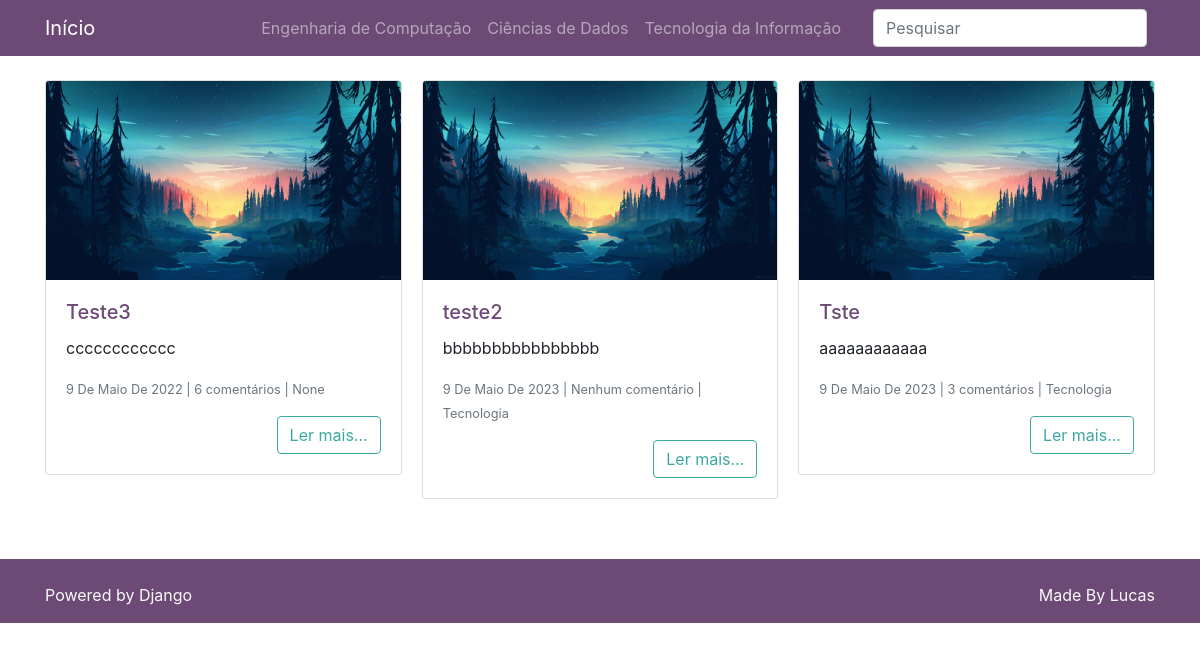
The page / on the database its author committed.
### posts/models.py (models this page shows, shortened)
class Post(models.Model):
    nome_post = models.CharField(max_length=255, verbose_name='Título')
    empresa_post = models.CharField(max_length=255, verbose_name='Autor')
    data_post = models.DateTimeField(default=timezone.now, verbose_name='Data')
    conteudo_post = models.TextField(verbose_name='Conteúdo')
    excerto_post = models.TextField(verbose_name='Excerto')
    categoria_post = models.ForeignKey(Categoria, on_delete=models.DO_NOTHING, blank=True, null=True, verbose_name='Categoria')
    imagem_post = models.ImageField(upload_to='post_img/%Y/%m/%d', blank=True, null=True, verbose_name='Imagem')
    publicado_post = models.BooleanField(default=False, verbose_name='Publicado')

### categorias/models.py (models this page shows)
class Categoria(models.Model):
    nome_cat = models.CharField(max_length=50)
    def __str__(self):
        return self.nome_cat

### posts/views.py (the view)
# urls.py: path('', views.PostIndex.as_view(), name='index'),
class PostIndex(ListView):
    model = Post
    template_name = 'posts/index.html'
    paginate_by = 6
    context_object_name = 'posts'
    def get_queryset(self):
        qs = super().get_queryset()
        qs = qs.select_related('categoria_post')
        qs = qs.order_by('-id').filter(publicado_post=True)
        qs = qs.annotate(
            numero_comentarios=Count(
                Case(
                    When(comentario__publicado_comentario=True, then=1)
                )
            )
        )
        return qs

### posts/templatetags/omfilters.py (called while the page is built)
@register.filter(name='plural_comentarios')
def plural_comentarios(num_comentarios):
    try:
        num_comentarios = int(num_comentarios)
        if num_comentarios == 0:
            return f'Nenhum comentário'
        elif num_comentarios == 1:
            return f'{num_comentarios} comentário'
        else:
            return f'{num_comentarios} comentários'
    except:
        return f'{num_comentarios} comentário(s)'

### posts/templates/posts/index.html (shortened to what this page needs)
{% extends 'base.html' %}
{% load humanize %}
{% load omfilters %}
{% block conteudo %}
<div class="card-columns mt-4">
    {% for post in posts %}
    <div class="card">
        {% if post.imagem_post %}
        <a href="{% url 'post_detalhes' post.id %}">
            <img class="card-img-top"
                 src="{{ post.imagem_post.url }}"
                 alt="{{ post.nome_post }}">
        </a>
        {% endif %}
        <div class="card-body">
            <h5 class="card-title">
                <a href="{% url 'post_detalhes' post.id %}">
                    {{ post.nome_post }}
                </a>
            </h5>
            <p class="card-text">{{ post.excerto_post }}</p>
            <p class="card-text">
                <small class="text-muted">{{ post.data_post|naturalday|title }}
                    |
                    {{ post.numero_comentarios|plural_comentarios }}
                    |
                    {{ post.categoria_post }}</small>
            </p>
            <div class="text-right">
                <a href="{% url 'post_detalhes' post.id %}" class="btn btn-outline-secondary">Ler mais...</a>
            </div>
        </div>
    </div>
    {% endfor %}
</div>
{% endblock %}

### rows shown on the page
Post: imagem_post (picture), nome_post "Teste3", excerto_post "cccccccccccc", data_post "9 De Maio De 2022", numero_comentarios|plural_comentarios "6 comentários", categoria_post "None"
Post: imagem_post (picture), nome_post "teste2", excerto_post "bbbbbbbbbbbbbbbb", data_post "9 De Maio De 2023", numero_comentarios|plural_comentarios "Nenhum comentário", categoria_post "Tecnologia"
Post: imagem_post (picture), nome_post "Tste", excerto_post "aaaaaaaaaaaa", data_post "9 De Maio De 2023", numero_comentarios|plural_comentarios "3 comentários", categoria_post "Tecnologia"
